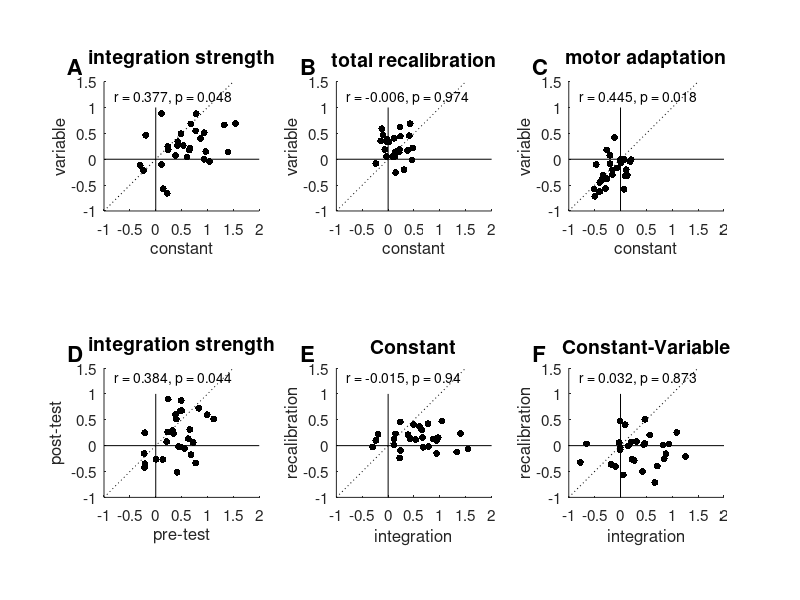

Here is the MATLAB script that generated this plot: (Note: this script raises an error after producing the figure.)

% creates figure 5 of Debats et al
% "Different time scales of common-cause evidence shape multisensory
% integration, recalibration and motor adaptation "



% figure 5 individual differences

clear;
close all
load('DataPlots');

figure(5);clf;

%--------------------------------------------------------------------------------

% Integration: pre-post Vergleiche

IpreLin = outcome.PreLinBiH(:,5)-outcome.PreLinBiC(:,5);
IpostLin = outcome.PostLinBiH(:,5)-outcome.PostLinBiC(:,5);
IpreCur = outcome.PreCurBiH(:,5)-outcome.PreCurBiC(:,5);
IpostCur  = outcome.PostCurBiH(:,5)-outcome.PostCurBiC(:,5);
Ipre = 0.5*(IpreLin+IpreCur);
Ipost = 0.5 * (IpostLin+IpostCur);
RaeLin = (outcome.AELin(:,2)-outcome.AELin(:,8))/30;
RaeCur = (outcome.AECur(:,2)-outcome.AECur(:,8))/30;
MaeLin = outcome.AELin(:,6)/30;
MaeCur = outcome.AECur(:,6)/30;
IpreDiff = IpreLin-IpreCur;
RaeDiff = RaeLin-RaeCur;

subplot(2,3,1)
[R,P]=corrcoef(IpreLin,IpreCur);
T=['r = ' num2str(R(1,2),3) ', p = ' num2str(P(1,2),2)];
scatter (IpreLin, IpreCur, 25,'k','filled');
hold on
plot([-1 1.5],[-1 1.5],':k')
plot([-1 2],[0 0],'-k')
plot([0 0],[-1 1],'-k')
axis equal
axis([-1 2 -1 1.5])
xlabel('constant' )
ylabel('variable' )
text(-0.8,1.2,T )
set(gca,'FontSize',11)
title('integration strength','FontSize',14,'FontWeight','Bold'   )
text(-1.7,1.8,'A','FontSize',16,'FontWeight','Bold');



subplot(2,3,2)
[R,P]=corrcoef(RaeLin,RaeCur);
T=['r = ' num2str(R(1,2),1) ', p = ' num2str(P(1,2),3)];
scatter (RaeLin, RaeCur, 25,'k','filled');
hold on
plot([-1 2],[-1 2],':k')
plot([-1 2],[0 0],'-k')
plot([0 0],[-1 1],'-k')
axis equal
axis([-1 2 -1 1.5])
xlabel('constant' )
ylabel('variable' )
text(-.8,1.2,T )
set(gca,'FontSize',11)
title('total recalibration','FontSize',14,'FontWeight','Bold'   )
text(-1.7,1.8,'B','FontSize',16,'FontWeight','Bold');

subplot(2,3,3)
[R,P]=corrcoef(MaeLin,MaeCur);
T=['r = ' num2str(R(1,2),3) ', p = ' num2str(P(1,2),2)];
scatter (MaeLin, MaeCur, 25,'k','filled');
hold on
plot([-1 2],[-1 2],':k')
plot([-1 2],[0 0],'-k')
plot([0 0],[-1 1],'-k')
axis equal
axis([-1 2 -1 1.5])
xlabel('constant' )
ylabel('variable' )
text(-.8,1.2,T )
set(gca,'FontSize',11)
title('motor adaptation','FontSize',14,'FontWeight','Bold'  )
text(-1.7,1.8,'C','FontSize',16,'FontWeight','Bold');

subplot(2,3,4)
[R,P]=corrcoef(Ipre,Ipost);
T=['r = ' num2str(R(1,2),3) ', p = ' num2str(P(1,2),2)];
scatter (Ipre, Ipost, 25,'k','filled');
%scatter(IpreLin, IpostLin,25,'k','filled')
hold on
%scatter(IpreCur, IpostCur,25,'k')
plot([-1 1.5],[-1 1.5],':k')
plot([-1 2],[0 0],'-k')
plot([0 0],[-1 1],'-k')
axis equal
axis([-1 2 -1 1.5])
xlabel('pre-test')
ylabel('post-test')
text(-.8,1.3,T )
set(gca,'FontSize',11)
title('integration strength','FontSize',14,'FontWeight','Bold'  )
text(-1.7,1.8,'D','FontSize',16,'FontWeight','Bold');



subplot(2,3,5)
[R,P]=corrcoef(IpreLin,RaeLin);
%P
T=['r = ' num2str(R(1,2),2) ', p = ' num2str(P(1,2),3)];
scatter (IpreLin, RaeLin, 25,'k','filled');
hold on
plot([-1 1.5],[-1 1.5],':k')
plot([-1 2],[0 0],'-k')
plot([0 0],[-1 1],'-k')
axis equal
axis([-1 2 -1 1.5])
xlabel('integration' )
ylabel('recalibration' )
text(-.8,1.3,T )
set(gca,'FontSize',11)
title('Constant','FontSize',14,'FontWeight','Bold' )
text(-1.7,1.8,'E','FontSize',16,'FontWeight','Bold');

subplot(2,3,6)
[R,P]=corrcoef(IpreDiff,RaeDiff);
T=['r = ' num2str(R(1,2),2) ', p = ' num2str(P(1,2),3)];
scatter (IpreDiff, RaeDiff, 25,'k','filled');
hold on
plot([-1 1.5],[-1 1.5],':k')
plot([-1 2],[0 0],'-k')
plot([0 0],[-1 1],'-k')
axis equal
axis([-1 2 -1 1.5])
xlabel('integration' )
ylabel('recalibration' )
text(-.8,1.3,T )
set(gca,'FontSize',11)
title('Constant-Variable','FontSize',14,'FontWeight','Bold'  )
text(-1.7,1.8,'F','FontSize',16,'FontWeight','Bold');


ckfigure_setall(gcf,'TickLength',[0.02 0.02]);
ckfigure_setall(gcf,'Box','Off');

set(gcf,'Position',[       50         206        1153         685])


FigureDir= 'F:/CKDATA/Projects/projects/Multisensory_decoding/Debats.EJN/data';
snamef = sprintf('%s/Figure5.png',  FigureDir);
print('-dpng',snamef,'-r600');
snamef = sprintf('%s/Figure5.tiff',  FigureDir);
print('-dtiff',snamef,'-r600');
